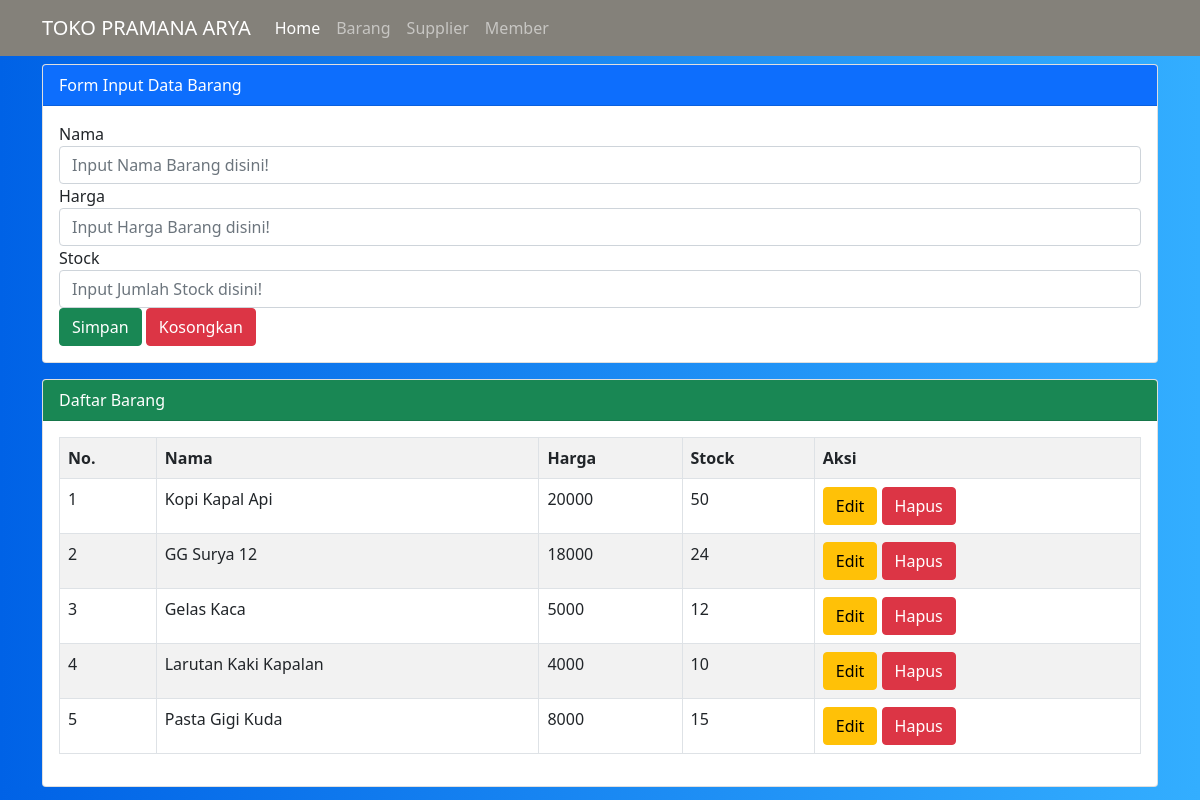
Screenshot of /barang.php with the database file from the repository.
### tables this page shows
CREATE TABLE `barang` (
  `id_barang` int(11) NOT NULL,
  `nama_barang` varchar(20) NOT NULL,
  `harga` int(11) NOT NULL,
  `stock` int(11) NOT NULL
);

### barang.php (the view, shortened to what this page needs)
<?php
	$server = "localhost";
	$user = "root";
	$pass = "";
	$database = "uas-web";
	$koneksi = mysqli_connect($server, $user, $pass, $database)or die(mysqli_error($koneksi));
?>
<!DOCTYPE html>
<html>
<head>
    <link href="https://cdn.jsdelivr.net/npm/bootstrap@5.0.0-beta1/dist/css/bootstrap.min.css" rel="stylesheet">
</head>
<body style="background: linear-gradient(to right, #0062E6, #33AEFF)">
    <nav class="navbar navbar-expand-lg navbar-dark fixed-top" id="mainnav" style="background-color: #84817a">
      <div class="container">
        <a class="navbar-brand" href="#">TOKO PRAMANA ARYA</a>
        <div class="collapse navbar-collapse" id="navbarNav">
          <ul class="navbar-nav ml-auto">
            <li class="nav-item">
              <a class="nav-link active" aria-current="page" href="home.php">Home</a>
            </li>
            <li class="nav-item">
              <a class="nav-link" href="barang.php">Barang</a>
            </li>
            <li class="nav-item">
              <a class="nav-link" href="supplier.php">Supplier</a>
            </li>
            <li class="nav-item">
              <a class="nav-link" href="member.php">Member</a>
            </li>
          </ul>
        </div>
      </div>
    </nav>
<br><br>
<div class="container">
	<div class="card mt-3">
	  <div class="card-header bg-primary text-white">
	    Form Input Data Barang
	  </div>
	  <div class="card-body">
	    <form method="post" action="">
	    	<div class="form-group">
	    		<label>Nama</label>
	    		<input type="text" name="tnama" value="<?=@$vnama?>" class="form-control" placeholder="Input Nama Barang disini!" required>
	    	</div>
	    	<div class="form-group">
	    		<label>Harga</label>
	    		<input type="number" name="tharga" value="<?=@$vharga?>" class="form-control" placeholder="Input Harga Barang disini!" required>
	    	</div>
	    	<div class="form-group">
	    		<label>Stock</label>
	    		<input type="number" name="tstock" value="<?=@$vstock?>" class="form-control" placeholder="Input Jumlah Stock disini!" required>
	    	</div>
	    	<button type="submit" class="btn btn-success" name="bsimpan">Simpan</button>
	    	<button type="reset" class="btn btn-danger" name="breset">Kosongkan</button>
	    </form>
	  </div>
	</div>
	<div class="card mt-3">
	  <div class="card-header bg-success text-white">
	    Daftar Barang
	  </div>
	  <div class="card-body">
	    <table class="table table-bordered table-striped">
	    	<tr>
	    		<th>No.</th>
	    		<th>Nama</th>
	    		<th>Harga</th>
	    		<th>Stock</th>
	    		<th>Aksi</th>
	    	</tr>
	    	<?php
	    		$no = 1;
	    		$tampil = mysqli_query($koneksi, "SELECT * from barang order by id_barang desc");
	    		while($data = mysqli_fetch_array($tampil)) :
	    	?>
	    	<tr>
	    		<td><?=$no++;?></td>
	    		<td><?=$data['nama_barang']?></td>
	    		<td><?=$data['harga']?></td>
	    		<td><?=$data['stock']?></td>
	    		<td>
	    			<a href="barang.php?hal=edit&id=<?=$data['id_barang']?>" class="btn btn-warning"> Edit </a>
	    			<a href="barang.php?hal=hapus&id=<?=$data['id_barang']?>"
	    			   onclick="return confirm('Apakah yakin ingin menghapus data ini?')" class="btn btn-danger"> Hapus </a>
	    		</td>
	    	</tr>
	    <?php endwhile;  ?>
	    </table>
	  </div>
	</div>
</div>
</body>
</html>

### rows the page displays
barang: nama_barang "Kopi Kapal Api", harga "20000", stock "50"
barang: nama_barang "GG Surya 12", harga "18000", stock "24"
barang: nama_barang "Gelas Kaca", harga "5000", stock "12"
barang: nama_barang "Larutan Kaki Kapalan", harga "4000", stock "10"
barang: nama_barang "Pasta Gigi Kuda", harga "8000", stock "15"
